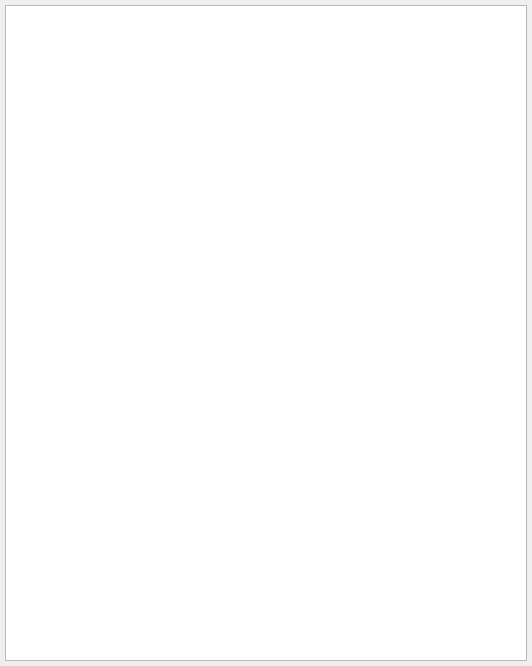
<?xml version="1.0" encoding="UTF-8"?>
<ui version="4.0">
 <class>MainWindow</class>
 <widget class="QMainWindow" name="MainWindow">
  <property name="geometry">
   <rect>
    <x>0</x>
    <y>0</y>
    <width>532</width>
    <height>666</height>
   </rect>
  </property>
  <property name="sizePolicy">
   <sizepolicy hsizetype="Fixed" vsizetype="Fixed">
    <horstretch>0</horstretch>
    <verstretch>0</verstretch>
   </sizepolicy>
  </property>
  <property name="windowTitle">
   <string>2BALLS</string>
  </property>
  <widget class="QWidget" name="centralWidget">
   <property name="sizePolicy">
    <sizepolicy hsizetype="Fixed" vsizetype="Fixed">
     <horstretch>0</horstretch>
     <verstretch>0</verstretch>
    </sizepolicy>
   </property>
   <layout class="QVBoxLayout" name="verticalLayout">
    <property name="spacing">
     <number>5</number>
    </property>
    <property name="leftMargin">
     <number>5</number>
    </property>
    <property name="topMargin">
     <number>5</number>
    </property>
    <property name="rightMargin">
     <number>5</number>
    </property>
    <property name="bottomMargin">
     <number>5</number>
    </property>
    <item>
     <widget class="QGraphicsView" name="graphicsView"/>
    </item>
   </layout>
  </widget>
 </widget>
 <layoutdefault spacing="6" margin="11"/>
 <resources/>
 <connections/>
</ui>
